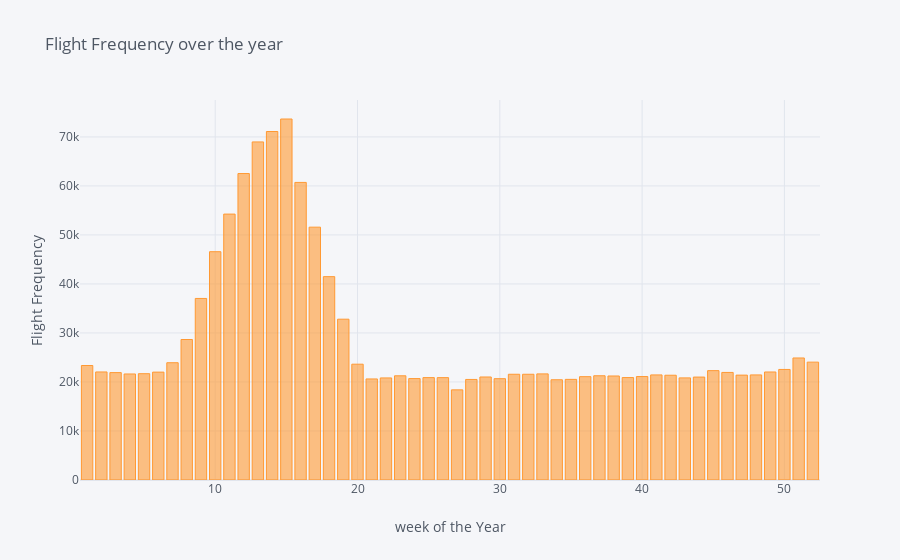

Notebook code for this chart:
### Code cell
train_df.flt_departure_week.value_counts().iplot(kind='bar',xTitle='week of the Year',yTitle='Flight Frequency',title='Flight Frequency over the year')

### Figure 1 — Plotly figure (JSON) as saved in the notebook; plotly's stock layout.template omitted (floating-point values rounded to 4 significant figures)
{"data": [{"marker": {"color": "rgba(255, 153, 51, 0.6)", "line": {"color": "rgba(255, 153, 51, 1.0)", "width": 1}}, "name": "flt_departure_week", "orientation": "v", "text": "", "type": "bar", "x": [15, 14, 13, 12, 16, 11, 17, 10, 18, 9, 19, 8, 51, 52, 7, 20, 1, 50, 45, 2, 49, 6, 46, 3, 5, 33, 4, 32, 31, 48, 41, 47, 42, 37, 23, 38, 40, 36, 29, 44, 39, 25, 26, 43, 22, 24, 30, 21, 35, 28, 34, 27], "y": [73658, 71107, 68979, 62530, 60719, 54256, 51590, 46579, 41491, 37046, 32809, 28667, 24897, 24047, 23929, 23630, 23361, 22556, 22314, 22044, 22038, 22012, 21949, 21910, 21691, 21653, 21634, 21576, 21575, 21443, 21443, 21399, 21379, 21271, 21258, 21223, 21108, 21084, 21018, 21001, 20900, 20891, 20888, 20837, 20826, 20693, 20673, 20618, 20535, 20516, 20452, 18392]}], "layout": {"legend": {"bgcolor": "#F5F6F9", "font": {"color": "#4D5663"}}, "paper_bgcolor": "#F5F6F9", "plot_bgcolor": "#F5F6F9", "title": {"font": {"color": "#4D5663"}, "text": "Flight Frequency over the year"}, "xaxis": {"gridcolor": "#E1E5ED", "showgrid": true, "tickfont": {"color": "#4D5663"}, "title": {"font": {"color": "#4D5663"}, "text": "week of the Year"}, "zerolinecolor": "#E1E5ED"}, "yaxis": {"gridcolor": "#E1E5ED", "showgrid": true, "tickfont": {"color": "#4D5663"}, "title": {"font": {"color": "#4D5663"}, "text": "Flight Frequency"}, "zerolinecolor": "#E1E5ED"}}}
